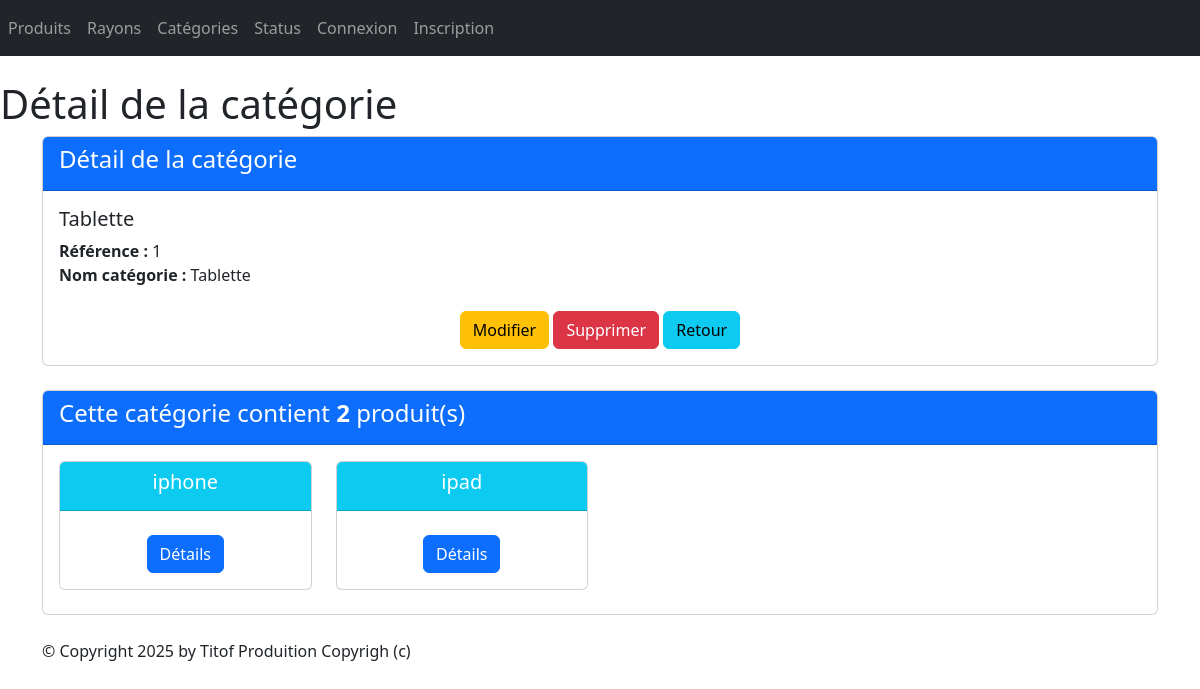
The app's page /monApp/categorie/1/ with its own data.
### monApp/models.py (models this page shows, shortened)
class Categorie(models.Model):
    idCat = models.AutoField(primary_key=True)
    nomCat = models.CharField(max_length=100)

class Produit(models.Model):
    refProd = models.AutoField(primary_key=True)
    intituleProd = models.CharField(max_length=200)
    prixUnitaireProd = models.DecimalField(max_digits=10, decimal_places=2)
    dateFabProd =models.DateField(default=date.today)
    categorie = models.ForeignKey(Categorie, on_delete=models.CASCADE, related_name="produits",null=True, blank=True)
    status = models.ForeignKey(Statut, on_delete=models.CASCADE, related_name="Statut",null=True, blank=True)

### monApp/views.py (the view)
# urls.py: path("categorie/<pk>/" ,views.CategorieDetailView.as_view(), name="dtl_cat"),
class CategorieDetailView(DetailView):
    model = Categorie
    template_name = "monApp/detail_categories.html"
    context_object_name = "cat"
    def get_queryset(self):
        return Categorie.objects.annotate(nb_produits=Count('produits'))
    def get_context_data(self, **kwargs):
        context = super(CategorieDetailView, self).get_context_data(**kwargs)
        context['titremenu'] = "Détail de la catégorie"
        context['prdts'] = self.object.produits.all()
        return context

### monApp/templates/monApp/detail_categories.html
{% extends 'monApp/base.html' %}
{% block menu %}
<h1>{{titremenu}}</h1>
{% endblock %}
{% block contenu %}
<div class="card mb-4">
    <div class="card-header bg-primary text-white">
        <h4>Détail de la catégorie</h4>
    </div>
    <div class="card-body">
        <h5 class="card-title">{{ cat.nomCat }}</h5>
        <ul class="list-unstyled">
            <li><strong>Référence :</strong> {{ cat.idCat }}</li>
            <li><strong>Nom catégorie :</strong> {{ cat.nomCat }}</li>
        </ul>
        <div class="car-footer text-center">
            <a href="{% url 'cat-chng' cat.idCat %}" class="btn btn-warning mt-2">Modifier</a>
            <a href="{% url 'dlt-cat' cat.idCat %}" class="btn btn-danger mt-2">Supprimer</a>
            <a href="{% url 'lst_cats'%}" class="btn btn-info mt-2">Retour</a>
        </div>
    </div>
</div>
<div class="card mb-4">
    <div class="card-header bg-primary text-white">
        <h4>Cette catégorie contient <strong>{{ cat.nb_produits }}</strong> produit(s)</h4>
    </div>
    <div class="card-body">
        <div class="row">
            {% if prdts %}
            {% for prdt in prdts %}
            <div class="col-sm-3">
                <div class="card mb-2 text-center">
                    <div class="card-header bg-info text-white">
                        <h5 class="card-title">{{ prdt.intituleProd }}</h5>
                    </div>
                    <div class="card-body">
                        <a href="{% url 'dtl_prdt' prdt.refProd %}" class="btn btn-primary mt-2">Détails</a>
                    </div>
                </div>
            </div>
            {% endfor %}
            {% else %}
            <p class="text-muted">Aucun produit trouvé pour cette catégorie.</p>
            {% endif %}
        </div>
    </div>
</div>
{% endblock %}

### static/styles.css (style rules this page uses)
h1 { color: red }

### records on screen
Categorie: nomCat "Tablette", idCat "1", nb_produits "2"
Produit: intituleProd "iphone"
Produit: intituleProd "ipad"

### other values on screen
{{ titremenu }} "Détail de la catégorie"
